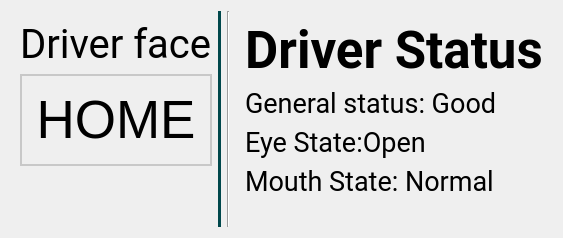
                  <widget class="QWidget" name="page_home">
                   <property name="layoutDirection">
                    <enum>Qt::LeftToRight</enum>
                   </property>
                   <property name="styleSheet">
                    <string notr="true"/>
                   </property>
                   <layout class="QHBoxLayout" name="horizontalLayout">
                    <item>
                     <widget class="QWidget" name="face_pane" native="true">
                      <property name="styleSheet">
                       <string notr="true">QWidget{
border-right:3px solid rgb(0, 71, 75);
margin:0px;
}</string>
                      </property>
                      <layout class="QGridLayout" name="gridLayout_5">
                       <item row="0" column="0">
                        <widget class="QLabel" name="lab_face">
                         <property name="font">
                          <font>
                           <family>Roboto</family>
                           <pointsize>30</pointsize>
                          </font>
                         </property>
                         <property name="styleSheet">
                          <string notr="true">border:none
;</string>
                         </property>
                         <property name="text">
                          <string>Driver face</string>
                         </property>
                        </widget>
                       </item>
                       <item row="2" column="0">
                        <widget class="QLabel" name="extra2">
                         <property name="styleSheet">
                          <string notr="true">border:none;</string>
                         </property>
                         <property name="text">
                          <string/>
                         </property>
                        </widget>
                       </item>
                       <item row="1" column="0">
                        <widget class="QLabel" name="label_6">
                         <property name="enabled">
                          <bool>true</bool>
                         </property>
                         <property name="sizePolicy">
                          <sizepolicy hsizetype="Expanding" vsizetype="Expanding">
                           <horstretch>0</horstretch>
                           <verstretch>0</verstretch>
                          </sizepolicy>
                         </property>
                         <property name="minimumSize">
                          <size>
                           <width>0</width>
                           <height>0</height>
                          </size>
                         </property>
                         <property name="maximumSize">
                          <size>
                           <width>416</width>
                           <height>16777215</height>
                          </size>
                         </property>
                         <property name="font">
                          <font>
                           <family>Segoe UI</family>
                           <pointsize>40</pointsize>
                          </font>
                         </property>
                         <property name="layoutDirection">
                          <enum>Qt::LeftToRight</enum>
                         </property>
                         <property name="autoFillBackground">
                          <bool>false</bool>
                         </property>
                         <property name="styleSheet">
                          <string notr="true">border:2px solid rgb(200,200,200);
margin:0px;</string>
                         </property>
                         <property name="text">
                          <string>HOME</string>
                         </property>
                         <property name="alignment">
                          <set>Qt::AlignCenter</set>
                         </property>
                         <property name="wordWrap">
                          <bool>false</bool>
                         </property>
                         <property name="indent">
                          <number>-1</number>
                         </property>
                        </widget>
                       </item>
                       <item row="5" column="0">
                        <widget class="QLabel" name="extra1">
                         <property name="styleSheet">
                          <string notr="true">border:none;</string>
                         </property>
                         <property name="text">
                          <string/>
                         </property>
                        </widget>
                       </item>
                       <item row="4" column="0">
                        <widget class="QWidget" name="widget_8" native="true"/>
                       </item>
                       <item row="3" column="0">
                        <widget class="QWidget" name="widget_13" native="true"/>
                       </item>
                      </layout>
                     </widget>
                    </item>
                    <item>
                     <widget class="Line" name="line">
                      <property name="font">
                       <font>
                        <weight>50</weight>
                        <bold>false</bold>
                       </font>
                      </property>
                      <property name="styleSheet">
                       <string notr="true">Line{
color: rgb(85, 0, 127);
width:5px;
}</string>
                      </property>
                      <property name="orientation">
                       <enum>Qt::Vertical</enum>
                      </property>
                     </widget>
                    </item>
                    <item>
                     <widget class="QWidget" name="driver_status" native="true">
                      <property name="styleSheet">
                       <string notr="true">QWidget{
border-color: rgb(0, 71, 75);
}</string>
                      </property>
                      <layout class="QGridLayout" name="gridLayout">
                       <item row="0" column="0">
                        <widget class="QLabel" name="title_face">
                         <property name="font">
                          <font>
                           <family>Roboto</family>
                           <pointsize>38</pointsize>
                           <weight>75</weight>
                           <bold>true</bold>
                           <strikeout>false</strikeout>
                          </font>
                         </property>
                         <property name="text">
                          <string>Driver Status</string>
                         </property>
                         <property name="alignment">
                          <set>Qt::AlignCenter</set>
                         </property>
                        </widget>
                       </item>
                       <item row="1" column="0">
                        <widget class="QLabel" name="general">
                         <property name="font">
                          <font>
                           <family>Roboto</family>
                           <pointsize>20</pointsize>
                          </font>
                         </property>
                         <property name="text">
                          <string>General status: Good</string>
                         </property>
                        </widget>
                       </item>
                       <item row="2" column="0">
                        <widget class="QLabel" name="eye_2">
                         <property name="font">
                          <font>
                           <family>Roboto</family>
                           <pointsize>20</pointsize>
                          </font>
                         </property>
                         <property name="text">
                          <string>Eye State:Open</string>
                         </property>
                        </widget>
                       </item>
                       <item row="3" column="0">
                        <widget class="QLabel" name="mouth">
                         <property name="font">
                          <font>
                           <family>Roboto</family>
                           <pointsize>20</pointsize>
                          </font>
                         </property>
                         <property name="text">
                          <string>Mouth State: Normal</string>
                         </property>
                        </widget>
                       </item>
                       <item row="4" column="0">
                        <widget class="QLabel" name="extra3">
                         <property name="text">
                          <string/>
                         </property>
                        </widget>
                       </item>
                      </layout>
                     </widget>
                    </item>
                   </layout>
                  </widget>
